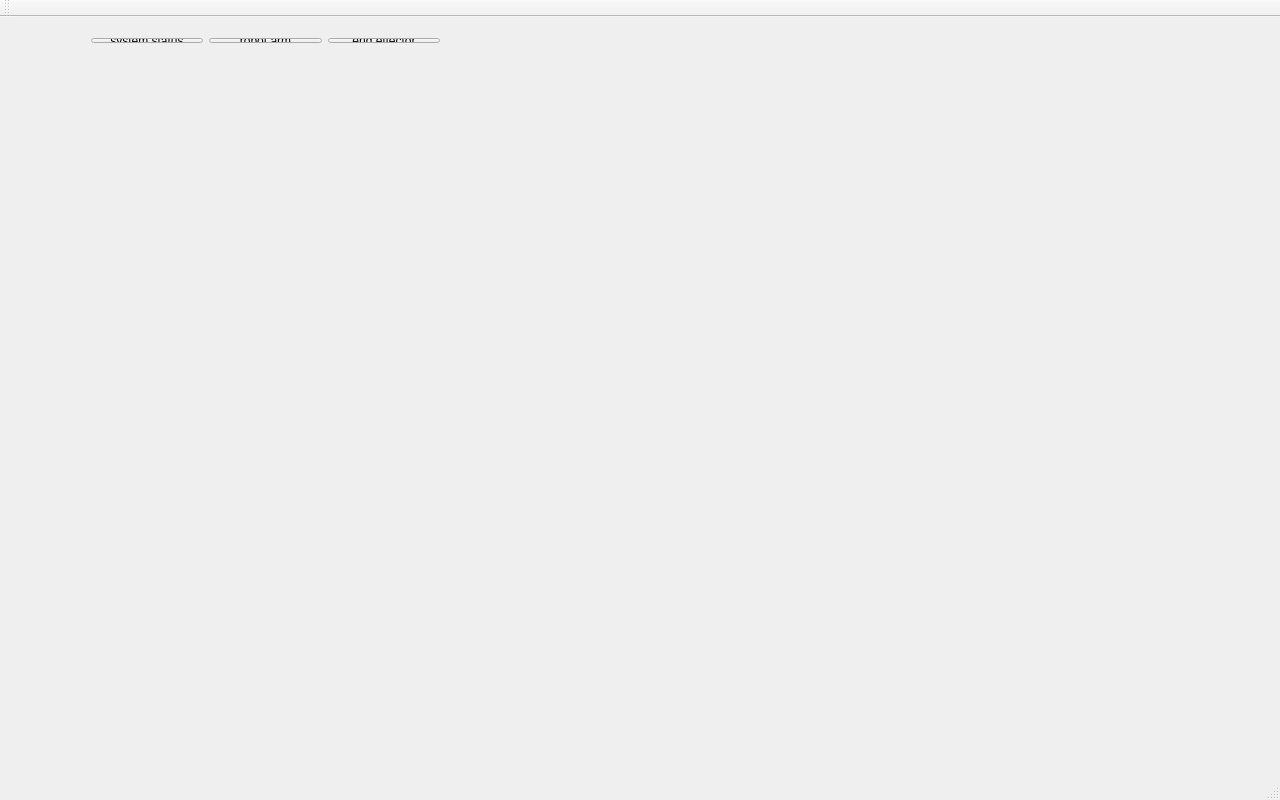
<?xml version="1.0" encoding="UTF-8"?>
<ui version="4.0">
 <class>MikroPlanck</class>
 <widget class="QMainWindow" name="MikroPlanck">
  <property name="geometry">
   <rect>
    <x>0</x>
    <y>0</y>
    <width>1280</width>
    <height>800</height>
   </rect>
  </property>
  <property name="windowTitle">
   <string>MikroPlanck</string>
  </property>
  <widget class="QWidget" name="centralWidget">
   <widget class="QStackedWidget" name="ModeSelect">
    <property name="geometry">
     <rect>
      <x>39</x>
      <y>70</y>
      <width>960</width>
      <height>600</height>
     </rect>
    </property>
    <property name="currentIndex">
     <number>0</number>
    </property>
    <widget class="QWidget" name="page"/>
    <widget class="QWidget" name="page_2"/>
   </widget>
   <widget class="QWidget" name="layoutWidget">
    <property name="geometry">
     <rect>
      <x>80</x>
      <y>10</y>
      <width>371</width>
      <height>27</height>
     </rect>
    </property>
    <layout class="QHBoxLayout" name="horizontalLayout">
     <item>
      <widget class="QPushButton" name="systemStatusWidget">
       <property name="text">
        <string>system status</string>
       </property>
      </widget>
     </item>
     <item>
      <widget class="QPushButton" name="robotArmWidget">
       <property name="text">
        <string>robot arm</string>
       </property>
      </widget>
     </item>
     <item>
      <widget class="QPushButton" name="endEffectorWidget">
       <property name="text">
        <string>end effector</string>
       </property>
      </widget>
     </item>
    </layout>
   </widget>
  </widget>
  <widget class="QMenuBar" name="menuBar">
   <property name="geometry">
    <rect>
     <x>0</x>
     <y>0</y>
     <width>1280</width>
     <height>22</height>
    </rect>
   </property>
  </widget>
  <widget class="QToolBar" name="mainToolBar">
   <attribute name="toolBarArea">
    <enum>TopToolBarArea</enum>
   </attribute>
   <attribute name="toolBarBreak">
    <bool>false</bool>
   </attribute>
  </widget>
  <widget class="QStatusBar" name="statusBar"/>
 </widget>
 <layoutdefault spacing="6" margin="11"/>
 <resources/>
 <connections/>
</ui>
